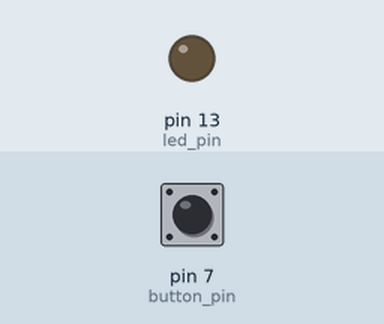
A sketch run on a simulated Arduino Uno, built with avr-gcc and run on an emulated ATmega328P. On the bench: output pins drawn as LEDs (lit = HIGH). The test bench sets the inputs (shaded band); at power-on: pin 7 (button_pin) HIGH. The ROS host is connected and sends only what is stated.

Above: at 1.2 s.
1.3 s: pin 7 (button_pin) pulled LOW for 0.15 s
At 1.42 s:
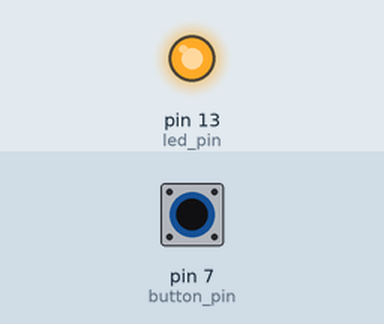
3.0 s: pin 7 (button_pin) pulled LOW for 3.2 s
At 7.2 s:
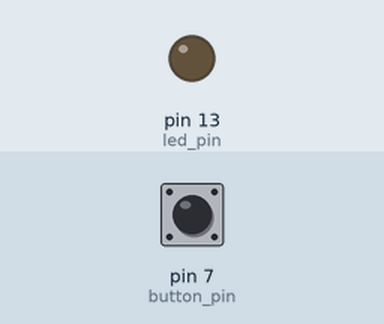
Timing chart, 0 to 8.7 s (numbered marks = the images above; inputs shaded):
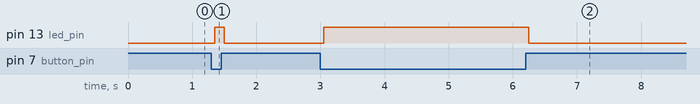

The sketch:

btnBOOL.ino
```cpp
#include <ros.h>
#include <std_msgs/Bool.h>


ros::NodeHandle nh;

std_msgs::Bool pushed_msg;
ros::Publisher pub_button("disturbance", &pushed_msg);

const int button_pin = 7;
const int led_pin = 13;

bool oldBtnReading;
long last_debounce_time=0;
long debounce_delay=50;
bool published = true;

void setup()
{
  nh.initNode();
  nh.advertise(pub_button);

  //initialize an LED output pin
  //and a input pin for our push button
  pinMode(led_pin, OUTPUT);
  pinMode(button_pin, INPUT);
  //pinMode(button_pin, INPUT_PULLUP);

  //Enable the pullup resistor on the button
  digitalWrite(button_pin, HIGH);

  //The button is a normally button
  oldBtnReading = ! digitalRead(button_pin);

}

void loop()
{

  bool btnReading = ! digitalRead(button_pin);

  // set Publish flag for change in btnReading signal
  if (oldBtnReading!= btnReading){
      last_debounce_time = millis();
      published = false;
  }

  // Debounce (With 50ms delay)
  // + Change in btnReading
  if ( !published && (millis() - last_debounce_time)  > debounce_delay) {
    digitalWrite(led_pin, btnReading);
    pushed_msg.data = btnReading;
    pub_button.publish(&pushed_msg);
    published = true;
  }

  oldBtnReading = btnReading;
  nh.spinOnce();
}
```

Measured:
- after the input at 1.3 s, pin 13 (led_pin): LOW → HIGH after 0.05 s, → LOW 0.15 s later
- after the input at 3.0 s, pin 13 (led_pin): LOW → HIGH after 0.05 s, → LOW 3.2 s later
